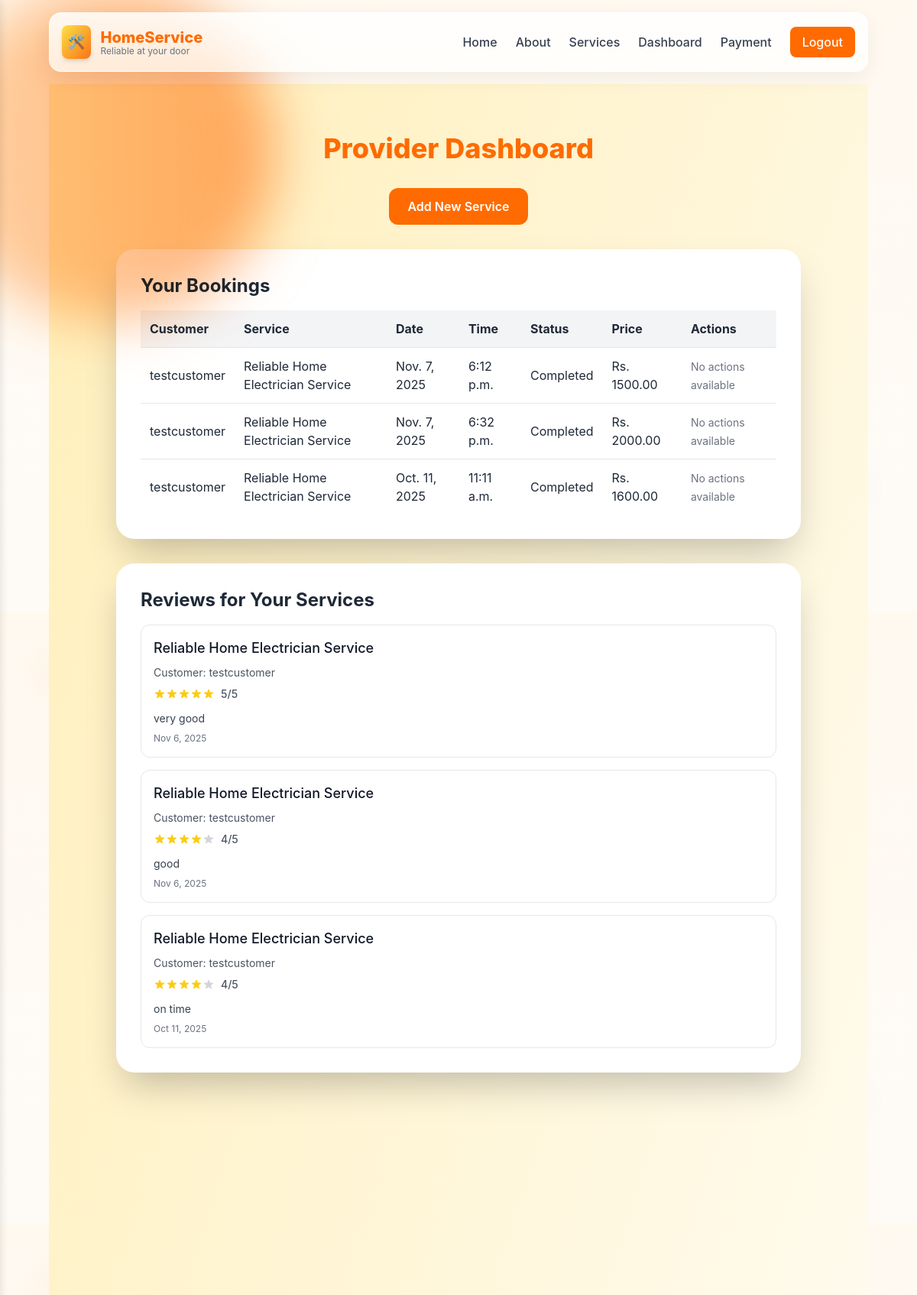
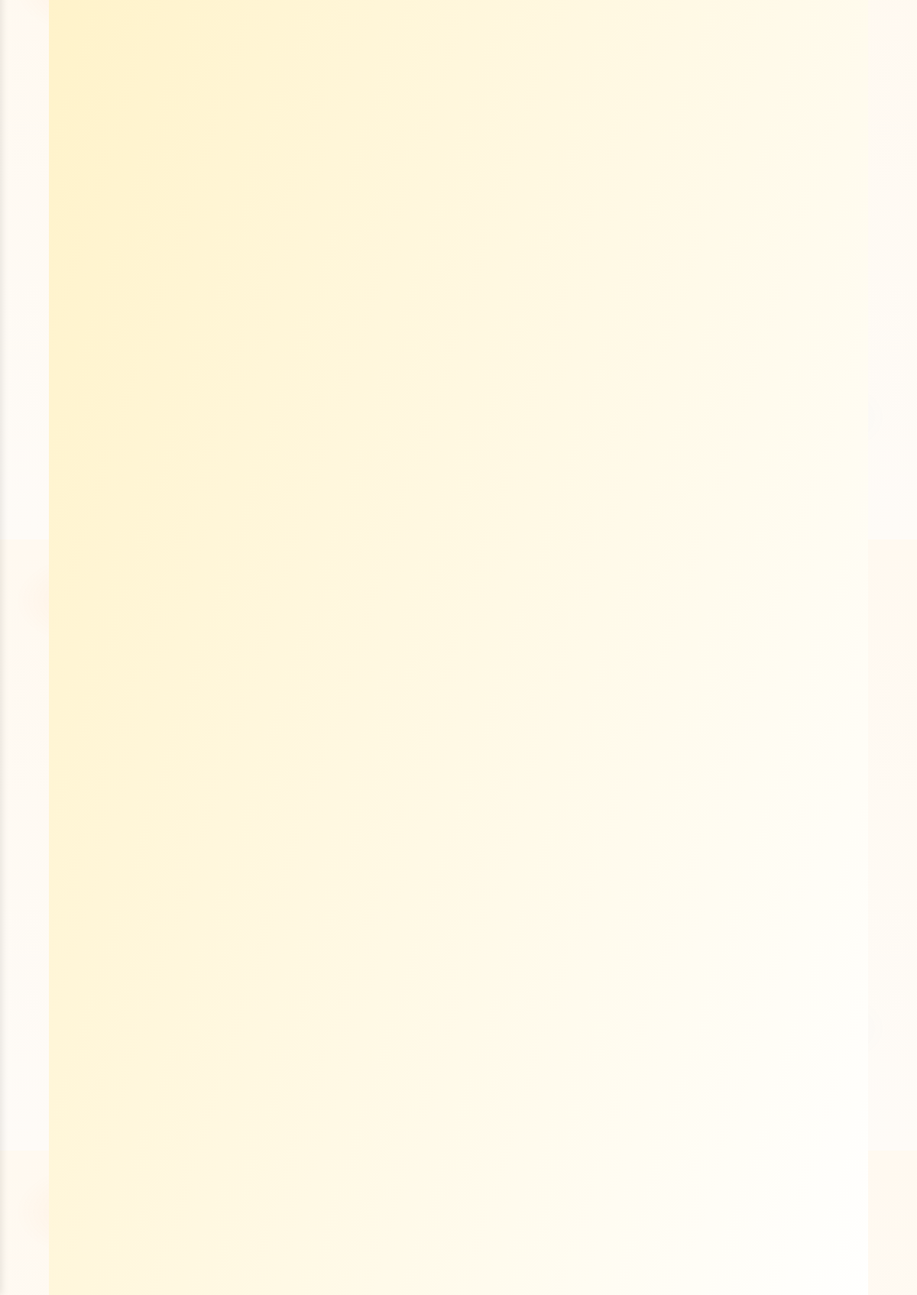
/provider-dashboard/ (signed in), run on the app's committed database (2 pictures, top to bottom).
### booking/models.py (models this page shows, shortened)
class Booking(models.Model):
    STATUS_CHOICES = (
        ('pending', 'Pending'),
        ('confirmed', 'Confirmed'),
        ('completed', 'Completed'),
        ('cancelled', 'Cancelled'),
        ('awaiting_payment', 'Awaiting Payment'),
    )
    customer = models.ForeignKey(CustomUser, on_delete=models.CASCADE, related_name='bookings')
    service = models.ForeignKey(Service, on_delete=models.CASCADE)
    date = models.DateField()
    time = models.TimeField()
    status = models.CharField(max_length=20, choices=STATUS_CHOICES, default='pending')
    completion_price = models.DecimalField(max_digits=10, decimal_places=2, null=True, blank=True, validators=[MinValueValidator(0)])

class CustomUser(AbstractUser):
    ROLE_CHOICES = (
        ('customer', 'Customer'),
        ('provider', 'Service Provider'),
    )
    role = models.CharField(max_length=20, choices=ROLE_CHOICES, default='customer')
    wallet_balance = models.DecimalField(max_digits=10, decimal_places=2, default=0, validators=[MinValueValidator(0)])

class Service(models.Model):
    title = models.CharField(max_length=200)
    description = models.TextField()
    service_type = models.ForeignKey(ServiceType, on_delete=models.CASCADE, related_name='services')
    image = models.ImageField(upload_to='services/', blank=True, null=True)
    manager = models.ForeignKey(CustomUser, on_delete=models.CASCADE, related_name='services')

class Review(models.Model):
    booking = models.OneToOneField(Booking, on_delete=models.CASCADE, related_name='review')
    rating = models.IntegerField()
    comment = models.TextField()
    created_at = models.DateTimeField(auto_now_add=True)

### booking/views.py (the view)
# urls.py: path('provider-dashboard/', views.provider_dashboard, name='provider_dashboard'),
@login_required
def provider_dashboard(request):
    if request.user.role != 'provider':
        messages.error(request, 'You are not authorized to access the provider dashboard.')
        return redirect('index')
    services = Service.objects.filter(manager=request.user)
    bookings = Booking.objects.filter(service__manager=request.user).order_by('-date')
    reviews = Review.objects.filter(booking__service__manager=request.user).order_by('-created_at')
    if request.method == 'POST':
        form = ServiceForm(request.POST, request.FILES)
        if form.is_valid():
            service = form.save(commit=False)
            service.manager = request.user
            service.save()
            messages.success(request, 'Service added successfully!')
            return redirect('provider_dashboard')
    else:
        form = ServiceForm()
    return render(request, 'provider_dashboard.html', {
        'services': services,
        'bookings': bookings,
        'form': form,
        'reviews': reviews
    })

### booking/models.py (called while the page is built)
    def __str__(self):
        return self.name

### booking/templates/provider_dashboard.html (shortened to what this page needs)
{% extends 'base.html' %}
{% load static %}
{% block content %}
<section class="min-h-screen bg-gradient-to-br from-[#FFEFBA] to-[#FFFFFF] py-12 sm:py-16 px-4 sm:px-6 lg:px-8">
  <div class="container mx-auto max-w-4xl">
    <h2 class="text-2xl sm:text-3xl lg:text-4xl font-extrabold text-center text-[#FF6B00] mb-4 sm:mb-6 lg:mb-8">Provider Dashboard</h2>
    <div class="mb-4 sm:mb-6 lg:mb-8 text-center">
      <button id="openModal" class="px-4 sm:px-6 py-2 sm:py-3 bg-[#FF6B00] text-white font-semibold rounded-lg sm:rounded-xl hover:bg-[#e85d00] transition duration-300 text-sm sm:text-base">
        Add New Service
      </button>
    </div>
    <div class="bg-white rounded-xl sm:rounded-3xl shadow-lg sm:shadow-2xl p-4 sm:p-8 mb-6 sm:mb-8">
      <h3 class="text-xl sm:text-2xl font-bold text-gray-800 mb-3 sm:mb-4">Your Bookings</h3>
      {% if bookings %}
        <div class="overflow-x-auto">
          <table class="w-full text-left min-w-[40rem]">
            <thead>
              <tr class="bg-gray-100">
                <th class="p-2 sm:p-3">Customer</th>
                <th class="p-2 sm:p-3">Service</th>
                <th class="p-2 sm:p-3">Date</th>
                <th class="p-2 sm:p-3">Time</th>
                <th class="p-2 sm:p-3">Status</th>
                <th class="p-2 sm:p-3">Price</th>
                <th class="p-2 sm:p-3">Actions</th>
              </tr>
            </thead>
            <tbody>
              {% for booking in bookings %}
                <tr class="border-t">
                  <td class="p-2 sm:p-3">{{ booking.customer.username }}</td>
                  <td class="p-2 sm:p-3">{{ booking.service.title }}</td>
                  <td class="p-2 sm:p-3">{{ booking.date }}</td>
                  <td class="p-2 sm:p-3">{{ booking.time }}</td>
                  <td class="p-2 sm:p-3">{{ booking.get_status_display }}</td>
                  <td class="p-2 sm:p-3">{% if booking.completion_price %}Rs. {{ booking.completion_price|floatformat:2 }}{% else %}-{% endif %}</td>
                  <td class="p-2 sm:p-3">
                    {% if booking.status == 'pending' %}
                      <form action="{% url 'accept_booking' booking.id %}" method="post" class="inline-block mr-1 sm:mr-2">
                        {% csrf_token %}
                        <button type="submit" class="px-2 sm:px-4 py-1 sm:py-2 bg-green-500 text-white rounded-lg hover:bg-green-600 text-xs sm:text-sm">Accept</button>
                      </form>
                      <form action="{% url 'deny_booking' booking.id %}" method="post" class="inline-block">
                        {% csrf_token %}
                        <button type="submit" class="px-2 sm:px-4 py-1 sm:py-2 bg-red-500 text-white rounded-lg hover:bg-red-600 text-xs sm:text-sm">Deny</button>
                      </form>
                    {% elif booking.status == 'confirmed' %}
                      <form action="{% url 'complete_booking' booking.id %}" method="get" class="inline-block">
                        <button type="submit" class="px-2 sm:px-4 py-1 sm:py-2 bg-blue-500 text-white rounded-lg hover:bg-blue-600 text-xs sm:text-sm">Mark as Completed</button>
                      </form>
                    {% else %}
                      <span class="text-gray-500 text-xs sm:text-sm">No actions available</span>
                    {% endif %}
                  </td>
                </tr>
              {% endfor %}
            </tbody>
          </table>
        </div>
      {% else %}
        <p class="text-gray-600 text-center text-sm sm:text-base">No bookings available.</p>
      {% endif %}
    </div>
    <div class="bg-white rounded-xl sm:rounded-3xl shadow-lg sm:shadow-2xl p-4 sm:p-8">
      <h3 class="text-xl sm:text-2xl font-bold text-gray-800 mb-3 sm:mb-4">Reviews for Your Services</h3>
      {% if reviews %}
        <div class="space-y-3 sm:space-y-4">
          {% for review in reviews %}
            <div class="border rounded-lg sm:rounded-xl p-3 sm:p-4">
              <h4 class="font-medium text-gray-900 text-base sm:text-lg mb-1 sm:mb-2">{{ review.booking.service.title }}</h4>
              <p class="text-gray-600 text-xs sm:text-sm mb-1 sm:mb-2">Customer: {{ review.booking.customer.username }}</p>
              <div class="flex items-center mb-2 sm:mb-3">
                <div class="flex items-center">
                </div>
                <span class="ml-1 sm:ml-2 text-gray-600 text-xs sm:text-sm font-medium">{{ review.rating }}/5</span>
              </div>
              <p class="text-gray-700 text-xs sm:text-sm mb-1 sm:mb-2 line-clamp-3">{{ review.comment }}</p>
              <p class="text-gray-500 text-xs">{{ review.created_at|date:"M j, Y" }}</p>
            </div>
          {% endfor %}
        </div>
      {% else %}
        <p class="text-gray-600 text-center text-sm sm:text-base">No reviews for your services yet.</p>
      {% endif %}
    </div>
  </div>
</section>
{% endblock %}

### booking/templates/base.html (style rules this page uses)
:root { --accent: #FF6B00; --accent-2: #FFB86B; --muted: #F7F5F2; }
body { background: radial-gradient(1000px 600px at 10% 10%, rgba(255, 107, 0, 0.06), transparent 10%), radial-gradient(800px 500px at 90% 80%, rgba(0, 122, 255, 0.03), transparent 10%), linear-gradient(180deg, #FFF9F0 0%, #FEFBF7 100%); -webkit-font-smoothing: antialiased; -moz-osx-font-smoothing: grayscale; font-family: Inter, ui-sans-serif, system-ui, -apple-system, "Segoe UI", Roboto, "Helvetica Neue", Arial; color: #1F2937; margin: 0; padding: 0; box-sizing: border-box; overflow-x: hidden; }

### data on the page
Booking: customer.username "testcustomer", service "Reliable Home Electrician Service", date "Nov. 7, 2025", time "6:12 p.m.", status "Completed", completion_price "1500.00", shows "No actions available"
Booking: customer.username "testcustomer", service "Reliable Home Electrician Service", date "Nov. 7, 2025", time "6:32 p.m.", status "Completed", completion_price "2000.00", shows "No actions available"
Booking: customer.username "testcustomer", service "Reliable Home Electrician Service", date "Oct. 11, 2025", time "11:11 a.m.", status "Completed", completion_price "1600.00", shows "No actions available"
Review: booking.service "Reliable Home Electrician Service", booking.customer.username "testcustomer", rating "5", comment "very good", created_at "Nov 6, 2025"
Review: booking.service "Reliable Home Electrician Service", booking.customer.username "testcustomer", rating "4", comment "good", created_at "Nov 6, 2025"
Review: booking.service "Reliable Home Electrician Service", booking.customer.username "testcustomer", rating "4", comment "on time", created_at "Oct 11, 2025"
